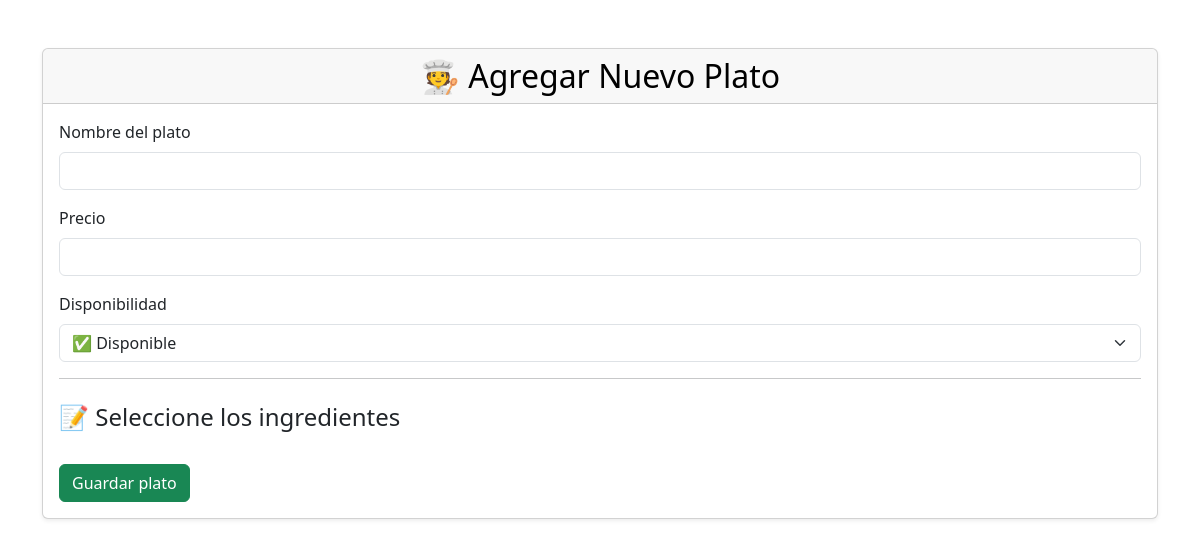
The page /agregar.php on the database as committed earlier.
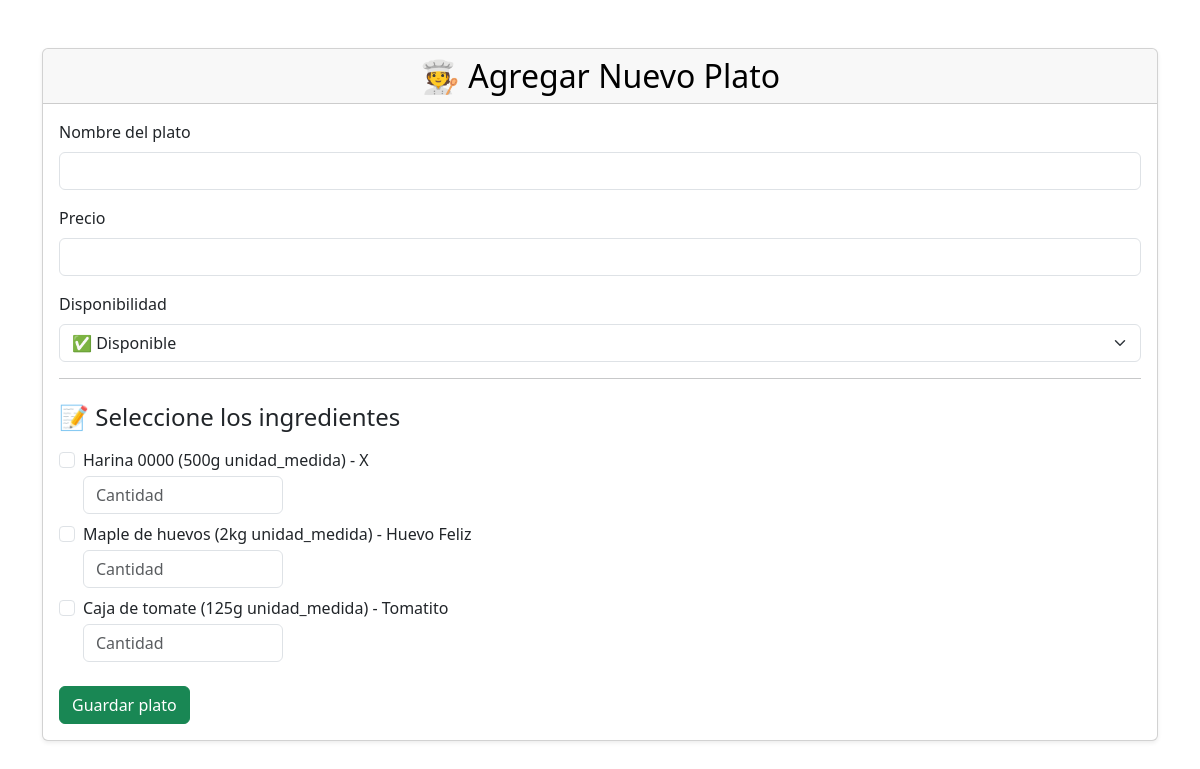
The same page on the database as committed later.
### tables this page shows
CREATE TABLE `materia_prima` (
  `id` int(11) NOT NULL,
  `codigo_barra` varchar(200) NOT NULL,
  `descripcion` varchar(200) NOT NULL,
  `contenido_neto` varchar(200) NOT NULL COMMENT 'unidad de medida',
  `marca` varchar(200) NOT NULL,
  `stock_minimo` double NOT NULL,
  `stock_maximo` double NOT NULL
);

### agregar.php (the view, shortened to what this page needs)
<?php
include("conectar.php");
?>
<!DOCTYPE html>
<html lang="es">
<head>
    <link href="https://cdn.jsdelivr.net/npm/bootstrap@5.3.3/dist/css/bootstrap.min.css" rel="stylesheet">
</head>
<body>
<div class="container mt-5">
    <div class="card shadow-sm">
        <div class="card-header bg- text-black text-center">
            <h2 class="mb-0">🧑‍🍳 Agregar Nuevo Plato</h2>
        </div>
        <div class="card-body">
            <form action="agregar.php" method="POST">
                <div class="mb-3">
                    <label for="nombrePlato" class="form-label">Nombre del plato</label>
                    <input type="text" name="nombre" id="nombrePlato" class="form-control" required>
                </div>
                <div class="mb-3">
                    <label for="precioPlato" class="form-label">Precio</label>
                    <input type="number" step="0.01" name="precio" id="precioPlato" class="form-control" required>
                </div>
                <div class="mb-3">
                    <label for="disponibilidadPlato" class="form-label">Disponibilidad</label>
                    <select name="disponible" id="disponibilidadPlato" class="form-select">
                        <option value="1">✅ Disponible</option>
                    </select>
                </div>
                <hr>
                <h4 class="mt-4 mb-3">📝 Seleccione los ingredientes</h4>
                <?php
                $res = $conexion->query("SELECT id, descripcion, contenido_neto, 'unidad_medida', marca FROM materia_prima");
                while ($mp = $res->fetch_assoc()) {
                    $texto = $mp['descripcion'] . " (" . $mp['contenido_neto'] . " " . $mp['unidad_medida'] . ") - " . $mp['marca'];
                    echo '<div class="form-check mb-2">';
                    echo '<input class="form-check-input" type="checkbox" name="materia_prima['.$mp['id'].'][check]" value="1" id="mp'.$mp['id'].'">';
                    echo '<label class="form-check-label" for="mp'.$mp['id'].'">'.$texto.'</label>';
                    echo '<input type="text" name="materia_prima['.$mp['id'].'][cantidad]" placeholder="Cantidad" class="form-control mt-1" style="max-width:200px;">';
                    echo '</div>';
                }
                ?>
                <button type="submit" class="btn btn-success mt-3">Guardar plato</button>
            </form>
        </div>
    </div>
</div>
</body>
</html>

Rows that differ between the two databases and show on the page:
added materia_prima: texto "Harina 0000 (500g unidad_medida) - X"
added materia_prima: texto "Maple de huevos (2kg unidad_medida) - Huevo Feliz"
added materia_prima: texto "Caja de tomate (125g unidad_medida) - Tomatito"
